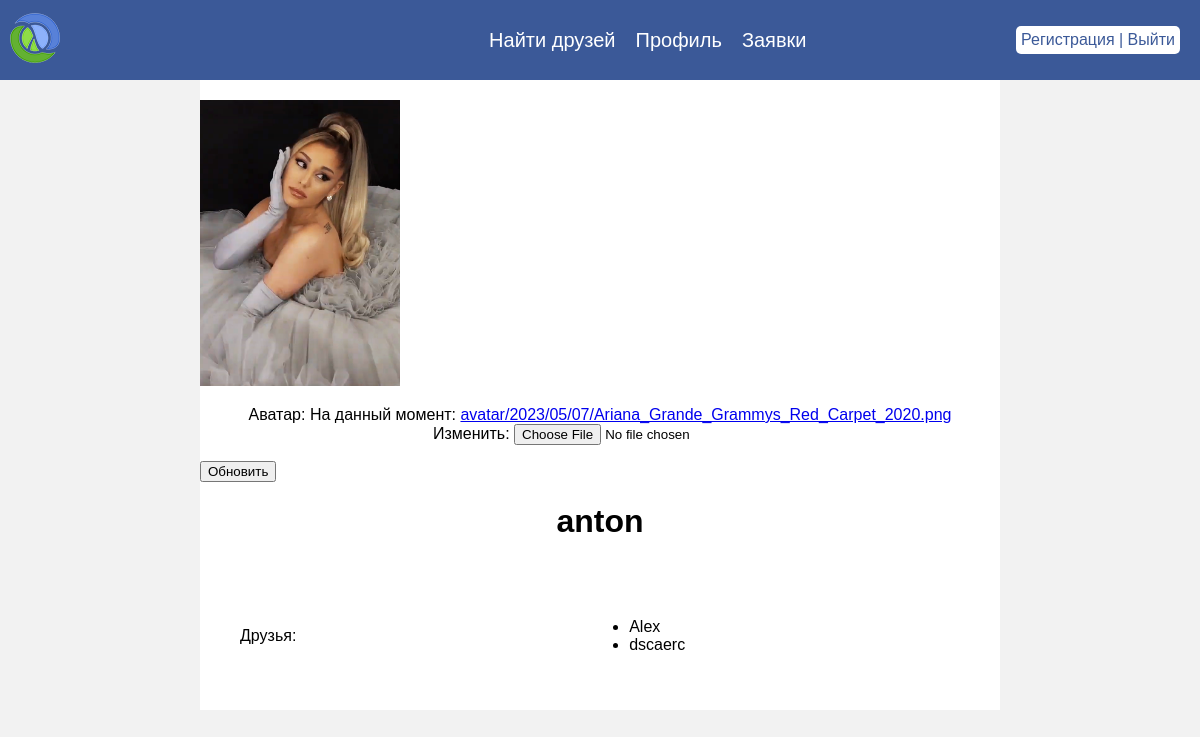
Page /my_friends/ (signed in) on the committed database.
### profiles/models.py (models this page shows, shortened)
class Profile(models.Model):
    username = models.CharField(max_length=200, blank=True, unique=True, verbose_name='Имя Пользователя')
    user = models.OneToOneField(User, on_delete=models.CASCADE, verbose_name='Пользователь')
    avatar = models.ImageField(default='avatar.png', upload_to="avatar/%Y/%m/%d/", verbose_name='Аватар')
    friends = models.ManyToManyField(User, blank=True, related_name='friends', verbose_name='Друзья')
    slug = models.SlugField(unique=True, blank=True,verbose_name='URL')
    objects = ProfileManager()
    def get_friends(self):
        return self.friends.all()
    class Meta:
        verbose_name = 'Пользователи'
        verbose_name_plural = 'Пользователи'
        ordering = ['username',]

### profiles/views.py (the view)
# urls.py: path('my_friends/', my_profile_view, name='my_friends'),
@login_required
def my_profile_view(request):
    profile = Profile.objects.get(user=request.user)
    form = ProfileModelForm(request.POST or None, request.FILES or None, instance=profile)
    confirm = False
    if request.method == 'POST':
        if form.is_valid():
            form.save()
            confirm = True
    context = {
        'profile': profile,
        'form': form,
        'confirm': confirm,
    }
    return render(request, 'profiles/my_friends.html', context)

### profiles/forms.py
class ProfileModelForm(forms.ModelForm):
    class Meta:
        model = Profile
        fields = ('avatar',)

### profiles/templates/profiles/my_friends.html (shortened to what this page needs)
{% extends 'base.html' %}
{% block content %}
<div class="container">
<div>
  <div>
    <div>
      <img width="200" src="{{profile.avatar.url}}">
    </div>
    <div>
     <form action="" method="POST" enctype='multipart/form-data'>
        {{form.as_p}}
    </div>
  </div>
  <div class="actions">
    <button type='submit'>
      Обновить
    </button>
  </div>
</div>
<h1>{{profile.user}}</h1>
<table >
<tr><th>Друзья:</th>
    <th>
        <ul>
            {% for friend in profile.get_friends %}
                <li>{{friend}}</li>
            {% endfor %}
        </ul>
    </th>
</tr>
</table>
</div>
{% endblock content %}

### profiles/static/profiles/css/style.css (style rules this page uses)
body { font-family: Arial, sans-serif; background-color: #f2f2f2; margin: 0; padding: 0; }
.container { max-width: 800px; margin:auto; background-color:#fff; padding-top:20px; }
h1,h3,p { text-align:center ; }
table,tr,td { border-collapse :collapse ; width :100%; }
th { padding: 40px; text-align:left ; font-weight:normal; }

### rows in the picture
Profile: avatar (picture), user "anton"

### other values in the picture
{{ friend }} "Alex"
{{ friend }} "dscaerc"
